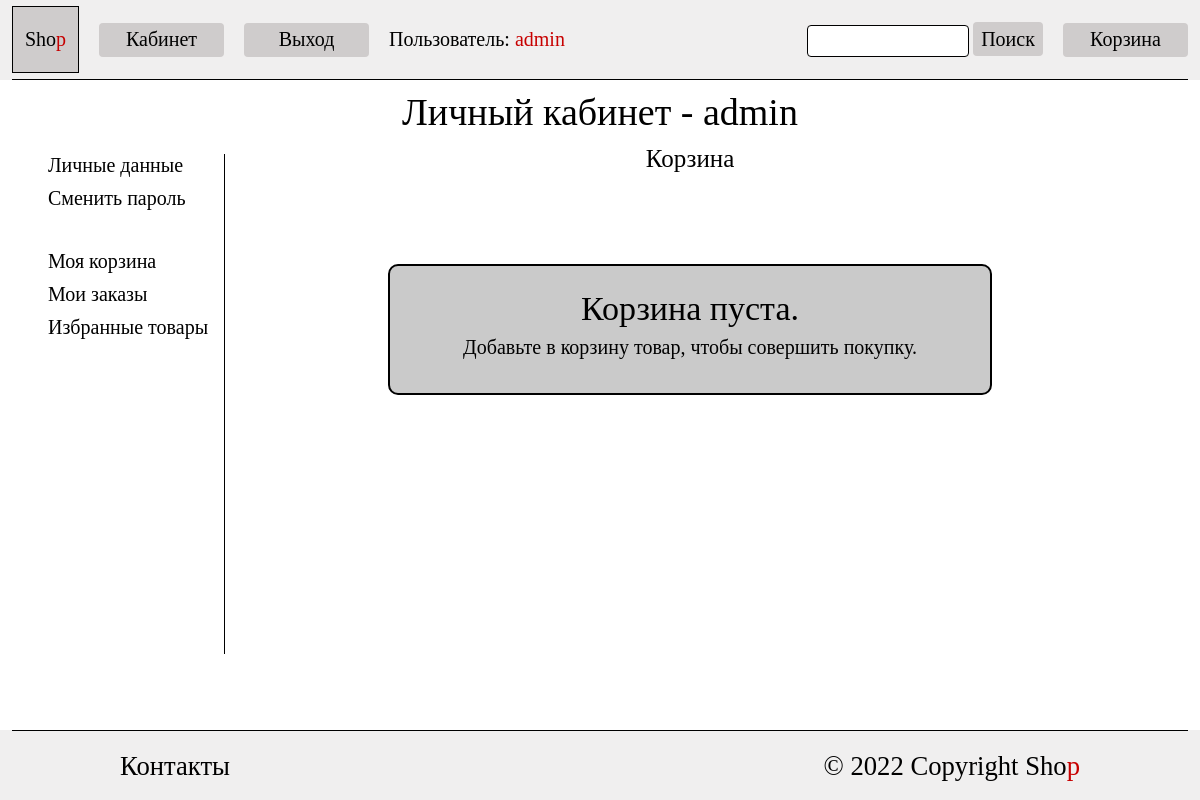
Page /auth/cabinet/shopping_cart (signed in) on the earlier database version.
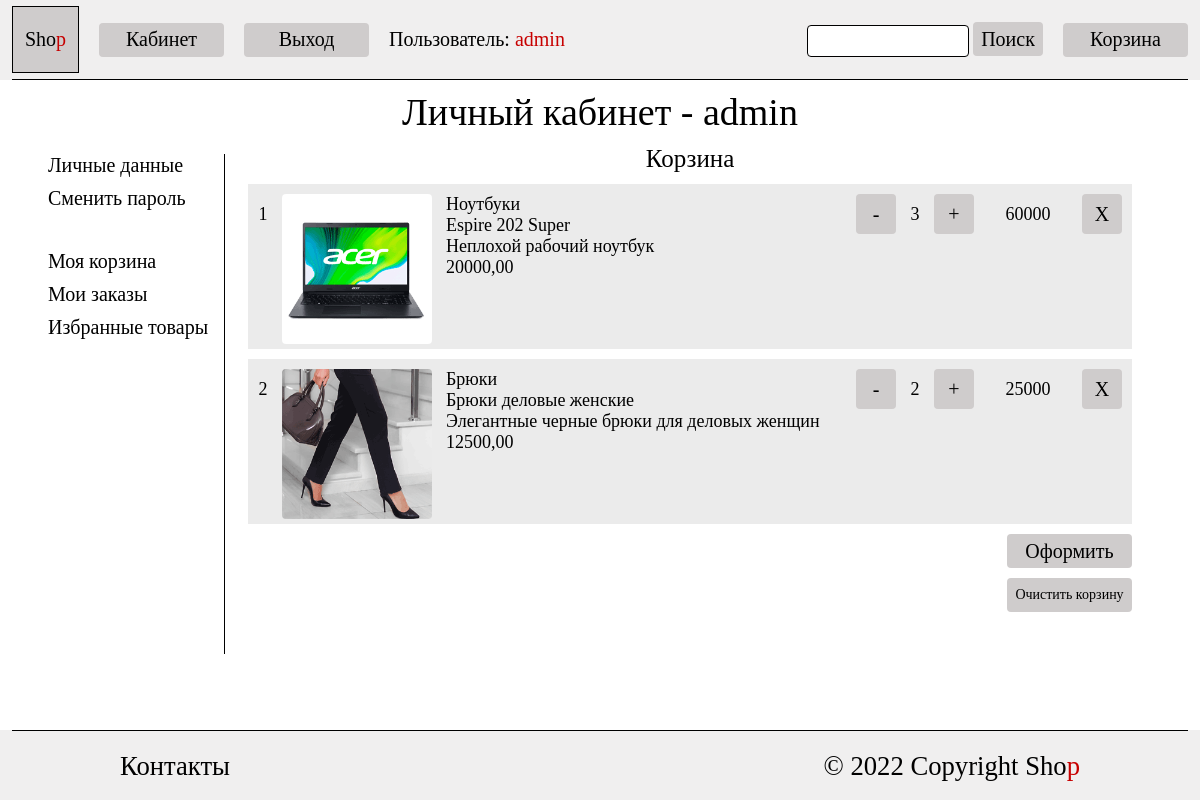
Same page on the later database version.
### shop/models.py (models this page shows, shortened)
class User(AbstractUser):
    email = models.EmailField(max_length=254, unique=True)
    favorite_product = models.ManyToManyField('Product',
                                              through='FavoriteProduct',
                                              related_name='favorite_product')
    shopping_cart = models.ManyToManyField(
        'Product',
        through='ShoppingCartProduct',
        related_name='shopping_cart'
    )
    def get_favorite_product(self):
        return ', '.join(
            self.favorite_product.all().values_list('name', flat=True)
        )
    get_favorite_product.short_description = 'Избранные товары'
    def get_shopping_cart(self):
        products = ShoppingCartProduct.objects.filter(user=self.id)
        return ", ".join((map(str, products)))
    get_shopping_cart.short_description = 'Товары в корзине'
    class Meta:
        verbose_name_plural = "Пользователи"
        verbose_name = "Пользователь"
        ordering = ["id"]
    def __str__(self):
        return self.username

class ShoppingCartProduct(models.Model):
    product = models.ForeignKey(Product, on_delete=models.CASCADE, related_name='cart')
    amount = models.PositiveSmallIntegerField(
        validators=[validate_above_zero],
        default=1,
        verbose_name='Количество товаров'
    )
    user = models.ForeignKey(User, on_delete=models.CASCADE)
    class Meta:
        verbose_name_plural = 'Товары в корзине'
        verbose_name = 'Товар в корзине'
        ordering = ['user']
        constraints = [
            models.UniqueConstraint(
                fields=['product', 'user'],
                name='unique_product_user'
            )
        ]

class Product(models.Model):
    name = models.CharField(max_length=100, verbose_name='Наименование товара')
    brand = models.ForeignKey(Brand,
                              on_delete=models.CASCADE,
                              related_name='products',
                              verbose_name='Бренд товара')
    description = models.TextField(verbose_name='Описание товара')
    category = models.ForeignKey(Category,
                                 on_delete=models.CASCADE,
                                 related_name='products',
                                 verbose_name='Категория товара')
    price = models.DecimalField(max_digits=12,
                                decimal_places=2,
                                verbose_name='Стоимость товара')
    image_preview = models.ImageField(
        upload_to='product/',
        validators=[validate_product_image_size, ],
        verbose_name='Изображение предпросмотр товара',
        help_text=mark_safe(f'<span style="color:red; font-size:14px;">'
                            f'Разрешение изображения должно быть: '
                            f'{settings.PRODUCT_PREVIEW_IMAGE_RESOLUTION[0]}*{settings.PRODUCT_PREVIEW_IMAGE_RESOLUTION[1]}'
                            f'</span>')
    )
    class Meta:
        verbose_name_plural = 'Товары'
        verbose_name = 'Товар'
        ordering = ['name']

class Category(models.Model):
    name = models.CharField(max_length=100, verbose_name='Имя категории')
    slug = models.SlugField(unique=True)
    image = models.ImageField(
        upload_to='category/',
        validators=[validate_category_image_size, ],
        verbose_name='Изображение категории',
        help_text=mark_safe(f'<span style="color:red; font-size:14px;">'
                            f'Разрешение изображения должно быть: '
                            f'{settings.CATEGORY_IMAGE_RESOLUTION[0]}*{settings.CATEGORY_IMAGE_RESOLUTION[1]}'
                            f'</span>')
    )
    parent_category = models.ForeignKey(
        'self',
        blank=True,
        null=True,
        on_delete=models.CASCADE,
        related_name='child_category')
    class Meta:
        verbose_name_plural = 'Категории товаров'
        verbose_name = 'Категория товара'
        ordering = ['name']
    def __str__(self):
        return self.name

### users/views.py (the view)
# urls.py: path('cabinet/shopping_cart', shopping_cart, name='shopping_cart'),
@login_required
def shopping_cart(request):
    products = ShoppingCartProduct.objects.filter(user=request.user)
    context = {'products': products,}
    template = 'users/shopping_cart.html'
    return render(request, template, context)

### templates/users/shopping_cart.html (shortened to what this page needs)
{% extends "base_cabinet.html" %}
{% load form_filters %}
{% block cabinet_data %}
<div class="cabinet_caption">Корзина</div>
{% if products %}
<div class="product_category">
      {% for product in products %}
            <div class="product_cart_grid">
                  <div class="product_cart_self center_text">{{ forloop.counter }}</div>
                  <a href="{% url 'shop:product' product.product.id %}"><div><img src="{{ product.product.image_preview.url }}" class="img_category" width="150px"></div></a>
                  <div class="product_cart_self">
                        <div>{{ product.product.category }}</div>
                        <a href="{% url 'shop:product' product.product.id %}"><div>{{ product.product.name }}</div></a>
                        <div>{{ product.product.description }}</div>
                        <div>{{ product.product.price }}</div>
                  </div>
                  <a href="{% url 'shop:reduce_product_in_shopping_cart' product.product.id %}"><div class="button_small">-</div></a>
                  <div class="product_cart_self center_text">{{ product.amount }}</div>
                  <a href="{% url 'shop:increase_product_in_shopping_cart' product.product.id %}"><div class="button_small">+</div></a>
                  <div class="product_cart_self center_text">{% widthratio product.product.price 1 product.amount %}</div>
                  <a href="{% url 'shop:delete_product_in_shopping_cart' product.product.id %}"><div class="button_small">X</div></a>
            </div>
      {% endfor %}
      <div class="buttons_product">
            <a href="{% url 'users:ordering' %}"><div class="button_header">
                  <div>Оформить</div>
            </div></a>
            <form method="post" onsubmit="return confirm('Точно очистить корзину?')" action="{% url 'users:clean_shopping_cart' %}">
                  <input type="submit" value="Очистить корзину" class="button_form small_text">
            </form>
      </div>
</div>
{% else %}
    <div class="login"><div class="login_block">
          <div class="login_title">Корзина пуста.</div>
          Добавьте в корзину товар, чтобы совершить покупку.
    </div></div>
{% endif %}
{% endblock %}

### templates/base_cabinet.html (shortened to what this page needs)
{% extends "base.html" %}
{% block content %}
<div class="caption">Личный кабинет - {{ user.username }}</div>
<div class="shop_main">
    <aside>
        {% include "includes/aside_cabinet.html" %}
    </aside>
    <div class="product_category">
        {% block cabinet_data %}{% endblock %}
    </div>
</div>
{% endblock %}

### templates/base.html (shortened to what this page needs)
{% load static %}
<!DOCTYPE html>
<html lang="en">
<head>
	<link rel="stylesheet" href="{% static 'css/style.css' %}">
</head>
<body>
    <header>
      {% include "includes/header.html" %}
    </header>
    <main>
      {% block content %}{% endblock %}
    </main>
    <footer>
      {% include "includes/footer.html" %}
    </footer>
</body>
</html>

### templates/includes/header.html (shortened to what this page needs)
{% load static %}
<div class="header_flex">
    <div class="header_grid">
        <a href="{% url 'shop:index' %}"><div class="header_logo">
            <div>Sho<span class="red_text">p</span></div>
        </div></a>
        {% if user.is_authenticated %}
            <a href="{% url 'users:cabinet' %}"><div class="button_header">
                <div>Кабинет</div>
            </div></a>
            <form method="post" onsubmit="return confirm('Вы точно хотите выйти?')" action="{% url 'users:logout' %}">
                  <input type="submit" value="Выход" class="button_form">
            </form>
            <div class="text_user">Пользователь: <span class="red_text">{{ user }}</span></div>
        {% endif %}
    </div>
    <div class="header_grid">
        <form action="{% url 'shop:search_product' %}">
            <input type="text" class="input_search" name="q">
            <input type="submit" value="Поиск" class="button_search">
        </form>
        <a href="{% url 'users:shopping_cart' %}"><div class="button_header">Корзина</div></a>
    </div>
</div>
<div class="dividing_line"></div>

### templates/includes/aside_cabinet.html
<div>
    <a href="{% url 'users:cabinet' %}"><div class="category_caption">Личные данные</div></a>
    <a href="{% url 'users:password_change_form' %}"><div class="category_caption">Сменить пароль</div></a>
    <div class="empty"> </div>
    <a href="{% url 'users:shopping_cart' %}"><div class="category_caption">Моя корзина</div></a>
    <a href="{% url 'users:order_list' %}"><div class="category_caption">Мои заказы</div></a>
    <a href="{% url 'users:favorite_product' %}"><div class="category_caption">Избранные товары</div></a>
</div>

### templates/includes/footer.html
<div class="dividing_line"></div>
<div class="footer_grid">
    <div>Контакты</div>
    <div>© 2022 Copyright Sho<span class="red_text">p</span></div>
</div>

### static_dev/css/style.css (style rules this page uses)
* { margin: 0; padding: 0; }
body { height: 100vh; display: grid; grid-template-rows: auto 1fr auto; font-family: 'Minion Pro'; }
a { text-decoration: none; color: black; }
header { height: 80px; background: #f0efef; display: grid; grid-template-rows: 1fr 1px; }
.header_flex { margin: 0px 1%; display: flex; justify-content: space-between; align-items: center; }
.header_grid { display: grid; grid-auto-flow: column; place-items: center stretch; grid-gap: 0 20px; }
.header_logo { display: grid; place-items: center; height: 65px; width: 65px; font-size: 20px; background-color: #cfcccc; border: 1px solid rgb(0, 0, 0); }
.text_user { font-size: 20px; }
.red_text { color: rgb(199, 0, 0); }
.button_header { display: grid; place-items: center; background-color: #cfcccc; width: 125px; height: 34px; font-size: 20px; border-radius: 4px; }
.button_search { font-family: 'Minion Pro'; border: 0px; background-color: #cfcccc; width: 70px; height: 34px; font-size: 20px; border-radius: 4px; }
.input_search { padding-left: 10px; width: 150px; height: 30px; font-size: 16px; border-radius: 4px; border: 1px solid rgb(0, 0, 0); }
footer { height: 70px; background: #f0efef; }
.footer_grid { display: flex; justify-content: space-between; align-items: center; height: 100%; margin: 0 10%; font-size: 20pt; }
.dividing_line { margin: 0 1%; height: 1px; background-color: black; }
.caption { text-align: center; font-size: 38px; margin: 10px 0; }
.shop_main { height: 80%; margin: 0px 4%; display: grid; grid-template-columns: 180px 1fr; }
aside { display: grid; grid-template-columns: 1fr 4px; justify-items: start; text-align: start; }
.category_caption { font-size: 20px; margin: 10px 0; }
.img_category { border-radius: 4px; }
.product_category { justify-self: stretch; margin: 0px 10px; display: flex; flex-direction: column; gap: 10px 0px; }
.cabinet_caption { text-align: center; font-size: 25px; margin: 1px 0; }
.empty { height: 20px; }
.buttons_product { display: grid; row-gap: 10px; justify-content: end; }
.product_cart_grid { background-color: #ebebeb; padding-top: 10px; padding-right: 10px; display: grid; grid-template-columns: 30px 160px auto 40px 30px 40px 100px 40px; font-size: 18px; grid-column-gap: 4px; }
.product_cart_self { margin: 0px 0px; }
.center_text { text-align: center; padding-top: 10px; }
.button_small { display: grid; place-items: center; background-color: #cfcccc; width: 40px; height: 40px; font-size: 20px; border-radius: 4px; }
.button_form { display: grid; place-items: center; background-color: #cfcccc; width: 125px; height: 34px; font-size: 20px; border-radius: 4px; border: 0px solid rgb(0, 0, 0); font-family: 'Minion Pro'; }
.small_text { font-size: 14px; }

Differences in the rows shown:
added ShoppingCartProduct: product.image_preview (picture), product.category "Ноутбуки", product.name "Espire 202 Super", product.description "Неплохой рабочий ноутбук", product.price "20000,00", amount "3", product+amount "60000"
added ShoppingCartProduct: product.image_preview (picture), product.category "Брюки", product.name "Брюки деловые женские", product.description "Элегантные черные брюки для деловых женщин", product.price "12500,00", amount "2", product+amount "25000"
Other differences:
form field value: (not shown) → "Очистить корзину"
text no longer shown: "Корзина пуста. Добавьте в корзину товар, чтобы совершить покупку."
text now shown: "Оформить"
